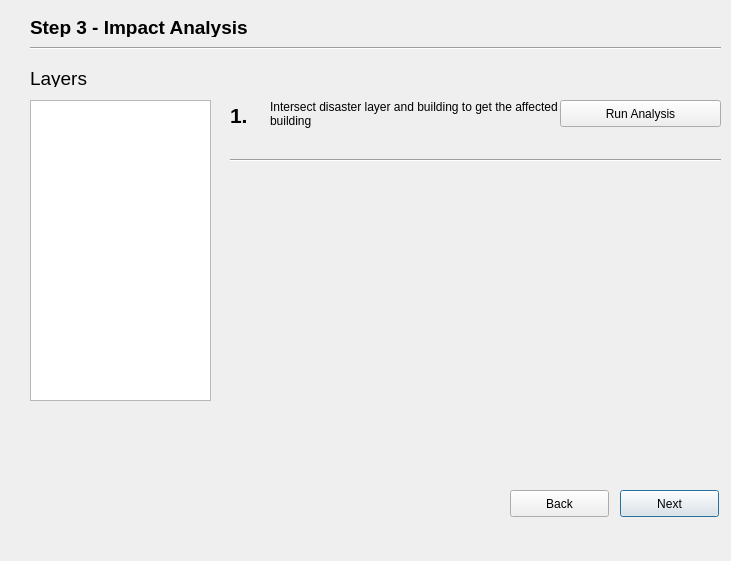
<?xml version="1.0" encoding="UTF-8"?>
<ui version="4.0">
 <class>WizardImpact3Base</class>
 <widget class="QDialog" name="WizardImpact3Base">
  <property name="geometry">
   <rect>
    <x>0</x>
    <y>0</y>
    <width>731</width>
    <height>561</height>
   </rect>
  </property>
  <property name="windowTitle">
   <string>Impact Map Step 3 Wizard</string>
  </property>
  <widget class="QLabel" name="label">
   <property name="geometry">
    <rect>
     <x>270</x>
     <y>100</y>
     <width>291</width>
     <height>61</height>
    </rect>
   </property>
   <property name="text">
    <string>&lt;html&gt;&lt;head/&gt;&lt;body&gt;&lt;p&gt;Intersect disaster layer and building to get the affected building&lt;/p&gt;&lt;/body&gt;&lt;/html&gt;</string>
   </property>
   <property name="alignment">
    <set>Qt::AlignLeading|Qt::AlignLeft|Qt::AlignTop</set>
   </property>
   <property name="wordWrap">
    <bool>true</bool>
   </property>
  </widget>
  <widget class="QPushButton" name="next_btn">
   <property name="geometry">
    <rect>
     <x>620</x>
     <y>490</y>
     <width>99</width>
     <height>27</height>
    </rect>
   </property>
   <property name="text">
    <string>Next</string>
   </property>
  </widget>
  <widget class="QLabel" name="label_2">
   <property name="geometry">
    <rect>
     <x>30</x>
     <y>16</y>
     <width>691</width>
     <height>21</height>
    </rect>
   </property>
   <property name="font">
    <font>
     <pointsize>14</pointsize>
     <weight>75</weight>
     <bold>true</bold>
    </font>
   </property>
   <property name="text">
    <string>&lt;html&gt;&lt;head/&gt;&lt;body&gt;&lt;p&gt;Step 3 - Impact Analysis&lt;/p&gt;&lt;/body&gt;&lt;/html&gt;</string>
   </property>
  </widget>
  <widget class="Line" name="line">
   <property name="geometry">
    <rect>
     <x>30</x>
     <y>40</y>
     <width>691</width>
     <height>16</height>
    </rect>
   </property>
   <property name="orientation">
    <enum>Qt::Horizontal</enum>
   </property>
  </widget>
  <widget class="QPushButton" name="run_analysis_btn">
   <property name="geometry">
    <rect>
     <x>560</x>
     <y>100</y>
     <width>161</width>
     <height>27</height>
    </rect>
   </property>
   <property name="text">
    <string>Run Analysis</string>
   </property>
  </widget>
  <widget class="QLabel" name="label_3">
   <property name="geometry">
    <rect>
     <x>230</x>
     <y>100</y>
     <width>21</width>
     <height>31</height>
    </rect>
   </property>
   <property name="font">
    <font>
     <pointsize>16</pointsize>
     <weight>75</weight>
     <bold>true</bold>
    </font>
   </property>
   <property name="text">
    <string>&lt;html&gt;&lt;head/&gt;&lt;body&gt;&lt;p&gt;1.&lt;/p&gt;&lt;/body&gt;&lt;/html&gt;</string>
   </property>
  </widget>
  <widget class="Line" name="line_2">
   <property name="geometry">
    <rect>
     <x>230</x>
     <y>150</y>
     <width>491</width>
     <height>20</height>
    </rect>
   </property>
   <property name="orientation">
    <enum>Qt::Horizontal</enum>
   </property>
  </widget>
  <widget class="QListView" name="layers_listView">
   <property name="geometry">
    <rect>
     <x>30</x>
     <y>100</y>
     <width>181</width>
     <height>301</height>
    </rect>
   </property>
  </widget>
  <widget class="QLabel" name="label_10">
   <property name="geometry">
    <rect>
     <x>30</x>
     <y>70</y>
     <width>161</width>
     <height>17</height>
    </rect>
   </property>
   <property name="font">
    <font>
     <pointsize>14</pointsize>
     <weight>50</weight>
     <bold>false</bold>
    </font>
   </property>
   <property name="text">
    <string>Layers</string>
   </property>
  </widget>
  <widget class="QPushButton" name="back_btn">
   <property name="geometry">
    <rect>
     <x>510</x>
     <y>490</y>
     <width>99</width>
     <height>27</height>
    </rect>
   </property>
   <property name="text">
    <string>Back</string>
   </property>
  </widget>
 </widget>
 <resources/>
 <connections/>
</ui>
